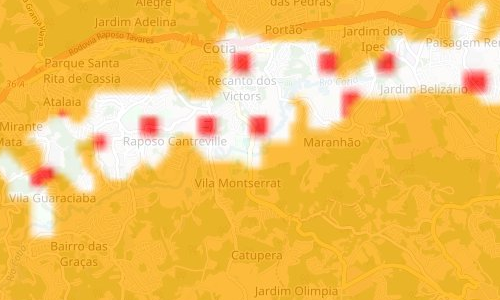
#> input picture data/user_crop_cotia.png, 500 x 300 px, found by its file name
$ python find_highway_offset.py
#> lines starting #> are read from the running program, lines starting #| are printed output that depends on the picture; after the words box and inside, x2 and y2 are one past the last pixel; in counts of white or black regions, pixels touching at a corner belong together
import numpy as np
from PIL import Image

crop = Image.open('data/user_crop_cotia.png')
#> crop is the input picture: PIL image 500x300 RGB; mean R, G, B 243.8, 193.3, 91.7
arr = np.array(crop)

# Let's find pixels of the red dots in the white strip:
# Red dots are distinct: R > 180, G < 50, B < 50
red_dots = (arr[:, :, 0] > 180) & (arr[:, :, 1] < 50) & (arr[:, :, 2] < 50)
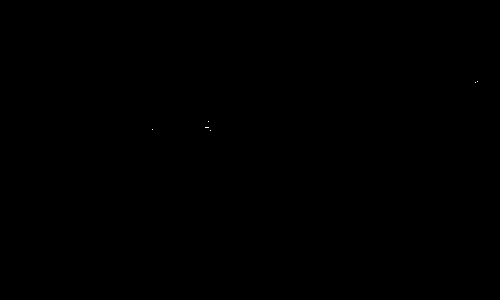
#> red_dots: shape (300, 500) bool; 0.01% white in thin lines or dots, all inside (x1, y1, x2, y2) = (152, 81, 478, 131)
y_red, x_red = np.where(red_dots)
#> y_red = [81, 82, 121, 127, 127, 127, 127, 129, 130]; x_red = [477, 475, 208, 205, 206, 207, 208, 152, 210]

print(f"Red dot pixels in crop: {len(x_red)}")
#| Red dot pixels in crop: 9

# Let's find the centers of the red dots in the crop:
# Group adjacent red pixels to get centroids of the red squares:
from scipy.ndimage import label
labeled, num_features = label(red_dots)
#> labeled: shape (300, 500) int32; 7 distinct labels, from 0 to 6
#> num_features = 6
print(f"Number of red squares detected: {num_features}")
#| Number of red squares detected: 6

centroids = []
for i in range(1, num_features + 1):
    ys, xs = np.where(labeled == i)
    if len(xs) > 5: # significant square
        centroids.append((xs.mean(), ys.mean()))
#> this loop made 6 passes
#> (ys, xs) on passes 1 to 6: ([81], [477]), ([82], [475]), ([121], [208]), ([127, 127, 127, 127], [205, 206, 207, 208]), ([129], [152]), ([130], [210])
#> after the loop, centroids = []

# Sort centroids by X (west to east)
centroids.sort(key=lambda c: c[0])
print("\nRed square centroids (x, y) relative to crop (400, 150):")
for c in centroids:
    print(f"  Absolute in screenshot: ({400 + c[0]:.1f}, {150 + c[1]:.1f})")
#> this loop made 0 passes

# Let's also find the Orange Raposo Tavares highway line:
# Orange on OSM: around (240-255, 120-170, 40-90)
# Let's inspect RGB values along vertical slices above the red squares:
print("\nSampling colors above the red squares to find the orange highway line:")
for c in centroids[1:5]:
    cx = int(c[0])
    cy = int(c[1])
    # Search upwards from cy for orange line (look up to 100 pixels above)
    found_y = None
    for y_test in range(cy - 10, max(0, cy - 120), -1):
        r, g, b = arr[y_test, cx, :3]
        # Orange highway color check
        if r > 210 and 90 < g < 180 and b < 80:
            found_y = y_test
            print(f"  Above red square at ({400+cx}, {150+cy}): orange line at ({400+cx}, {150+found_y}), diff_Y = {cy - found_y} px, color=({r},{g},{b})")
            break
